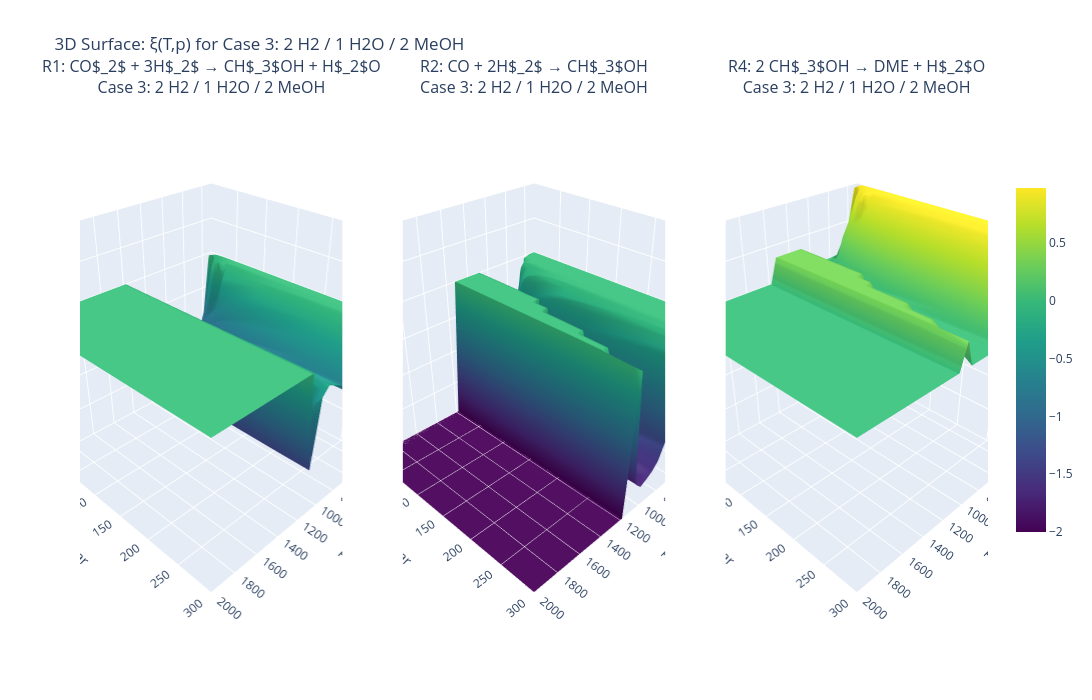

This figure's notebook cell:
### Code cell
import numpy as np
import plotly.graph_objects as go
from plotly.subplots import make_subplots

# ====================== 3D-Surface: ξ(T,p) for a single test case (Interactive) ======================
SELECTED_CASE = 2   # ← Index 0..4, e.g. Case 1

name, n_in = test_cases[SELECTED_CASE]

# Grid (coarser than 2D plots to keep computation time reasonable)
T_3d = np.linspace(300, 2000, 30)
p_3d = np.logspace(0, np.log10(300), 30)
T_mesh, p_mesh = np.meshgrid(T_3d, p_3d)

xi_TP = np.full((3, len(p_3d), len(T_3d)), np.nan)

for ti, T in enumerate(T_3d):
    for pi, p in enumerate(p_3d):
        xi_TP[:, pi, ti] = safe_solve(n_in, T, p)

# Determine global min and max across all three reactions for consistent color mapping
vmin = np.nanmin(xi_TP)
vmax = np.nanmax(xi_TP)

# Determine global axis limits for consistent scaling
zmin = np.nanmin(xi_TP)
zmax = np.nanmax(xi_TP)

# Create subplots with 3D surface plots
fig = make_subplots(
    rows=1, cols=3,
    specs=[[{'type': 'surface'}, {'type': 'surface'}, {'type': 'surface'}]],
    subplot_titles=(f'{reaction_labels_short[0]}<br>{name}',
                    f'{reaction_labels_short[1]}<br>{name}',
                    f'{reaction_labels_short[2]}<br>{name}')
)

for r_idx in range(3):
    # Add main surface plot
    fig.add_trace(
        go.Surface(
            x=T_mesh[0],
            y=p_mesh[:, 0],
            z=xi_TP[r_idx],
            colorscale='Viridis',
            cmin=vmin,
            cmax=vmax,
            showscale=(r_idx == 2),  # Only show colorbar on last plot
            colorbar=dict(x=1.02, len=0.7) if r_idx == 2 else None,
            name='ξ surface',
            hovertemplate='T: %{x:.0f} K<br>p: %{y:.1f} bar<br>ξ: %{z:.2f} mol/h<extra></extra>'
        ),
        row=1, col=r_idx + 1
    )

# Update axes labels and ranges
for col in range(1, 4):
    fig.update_scenes(
        xaxis=dict(title='T / K', range=[T_3d.min(), T_3d.max()]),
        yaxis=dict(title='p / bar', range=[p_3d.min(), p_3d.max()]),
        zaxis=dict(title='ξ / mol h⁻¹', range=[zmin, zmax]),
        camera=dict(eye=dict(x=1.5, y=1.5, z=1.3)),
        row=1, col=col
    )

fig.update_layout(
    title_text=f'3D Surface: ξ(T,p) for {name}',
    width=1800,
    height=700,
    showlegend=False,
    hovermode='closest'
)

fig.show()

### Figure 1 — Plotly figure (JSON) as saved in the notebook; plotly's stock layout.template omitted (floating-point values rounded to 4 significant figures; data arrays with more than 128 entries replaced by an {"elided": "..."} marker saying what was removed)
{"data": [{"cmax": 0.9771, "cmin": -2.0, "colorscale": [[0, "#440154"], [0.1111, "#482878"], [0.2222, "#3e4989"], [0.3333, "#31688e"], [0.4444, "#26828e"], [0.5556, "#1f9e89"], [0.6667, "#35b779"], [0.7778, "#6ece58"], [0.8889, "#b5de2b"], [1, "#fde725"]], "hovertemplate": "T: %{x:.0f} K<br>p: %{y:.1f} bar<br>ξ: %{z:.2f} mol/h<extra></extra>", "name": "ξ surface", "scene": "scene", "showscale": false, "type": "surface", "x": [300.0, 358.6, 417.2, 475.9, 534.5, 593.1, 651.7, 710.3, 769.0, 827.6, 886.2, 944.8, 1003.0, 1062.0, 1121.0, 1179.0, 1238.0, 1297.0, 1355.0, 1414.0, 1472.0, 1531.0, 1590.0, 1648.0, 1707.0, 1766.0, 1824.0, 1883.0, 1941.0, 2000.0], "y": [1.0, 1.217, 1.482, 1.804, 2.196, 2.674, 3.255, 3.962, 4.823, 5.872, 7.148, 8.702, 10.59, 12.9, 15.7, 19.11, 23.26, 28.32, 34.48, 41.97, 51.09, 62.2, 75.72, 92.18, 112.2, 136.6, 166.3, 202.4, 246.4, 300.0], "z": {"elided": "30x30 float values"}}, {"cmax": 0.9771, "cmin": -2.0, "colorscale": [[0, "#440154"], [0.1111, "#482878"], [0.2222, "#3e4989"], [0.3333, "#31688e"], [0.4444, "#26828e"], [0.5556, "#1f9e89"], [0.6667, "#35b779"], [0.7778, "#6ece58"], [0.8889, "#b5de2b"], [1, "#fde725"]], "hovertemplate": "T: %{x:.0f} K<br>p: %{y:.1f} bar<br>ξ: %{z:.2f} mol/h<extra></extra>", "name": "ξ surface", "scene": "scene2", "showscale": false, "type": "surface", "x": [300.0, 358.6, 417.2, 475.9, 534.5, 593.1, 651.7, 710.3, 769.0, 827.6, 886.2, 944.8, 1003.0, 1062.0, 1121.0, 1179.0, 1238.0, 1297.0, 1355.0, 1414.0, 1472.0, 1531.0, 1590.0, 1648.0, 1707.0, 1766.0, 1824.0, 1883.0, 1941.0, 2000.0], "y": [1.0, 1.217, 1.482, 1.804, 2.196, 2.674, 3.255, 3.962, 4.823, 5.872, 7.148, 8.702, 10.59, 12.9, 15.7, 19.11, 23.26, 28.32, 34.48, 41.97, 51.09, 62.2, 75.72, 92.18, 112.2, 136.6, 166.3, 202.4, 246.4, 300.0], "z": {"elided": "30x30 float values"}}, {"cmax": 0.9771, "cmin": -2.0, "colorbar": {"len": 0.7, "x": 1.02}, "colorscale": [[0, "#440154"], [0.1111, "#482878"], [0.2222, "#3e4989"], [0.3333, "#31688e"], [0.4444, "#26828e"], [0.5556, "#1f9e89"], [0.6667, "#35b779"], [0.7778, "#6ece58"], [0.8889, "#b5de2b"], [1, "#fde725"]], "hovertemplate": "T: %{x:.0f} K<br>p: %{y:.1f} bar<br>ξ: %{z:.2f} mol/h<extra></extra>", "name": "ξ surface", "scene": "scene3", "showscale": true, "type": "surface", "x": [300.0, 358.6, 417.2, 475.9, 534.5, 593.1, 651.7, 710.3, 769.0, 827.6, 886.2, 944.8, 1003.0, 1062.0, 1121.0, 1179.0, 1238.0, 1297.0, 1355.0, 1414.0, 1472.0, 1531.0, 1590.0, 1648.0, 1707.0, 1766.0, 1824.0, 1883.0, 1941.0, 2000.0], "y": [1.0, 1.217, 1.482, 1.804, 2.196, 2.674, 3.255, 3.962, 4.823, 5.872, 7.148, 8.702, 10.59, 12.9, 15.7, 19.11, 23.26, 28.32, 34.48, 41.97, 51.09, 62.2, 75.72, 92.18, 112.2, 136.6, 166.3, 202.4, 246.4, 300.0], "z": {"elided": "30x30 float values"}}], "layout": {"annotations": [{"font": {"size": 16}, "showarrow": false, "text": "R1: CO$_2$ + 3H$_2$ → CH$_3$OH + H$_2$O<br>Case 3: 2 H2 / 1 H2O / 2 MeOH", "x": 0.1444, "xanchor": "center", "xref": "paper", "y": 1, "yanchor": "bottom", "yref": "paper"}, {"font": {"size": 16}, "showarrow": false, "text": "R2: CO + 2H$_2$ → CH$_3$OH<br>Case 3: 2 H2 / 1 H2O / 2 MeOH", "x": 0.5, "xanchor": "center", "xref": "paper", "y": 1, "yanchor": "bottom", "yref": "paper"}, {"font": {"size": 16}, "showarrow": false, "text": "R4: 2 CH$_3$OH → DME + H$_2$O<br>Case 3: 2 H2 / 1 H2O / 2 MeOH", "x": 0.8556, "xanchor": "center", "xref": "paper", "y": 1, "yanchor": "bottom", "yref": "paper"}], "height": 700, "hovermode": "closest", "scene": {"camera": {"eye": {"x": 1.5, "y": 1.5, "z": 1.3}}, "domain": {"x": [0, 0.2889], "y": [0, 1]}, "xaxis": {"range": [300, 2000], "title": {"text": "T / K"}}, "yaxis": {"range": [1, 300.0], "title": {"text": "p / bar"}}, "zaxis": {"range": [-2.0, 0.9771], "title": {"text": "ξ / mol h⁻¹"}}}, "scene2": {"camera": {"eye": {"x": 1.5, "y": 1.5, "z": 1.3}}, "domain": {"x": [0.3556, 0.6444], "y": [0, 1]}, "xaxis": {"range": [300, 2000], "title": {"text": "T / K"}}, "yaxis": {"range": [1, 300.0], "title": {"text": "p / bar"}}, "zaxis": {"range": [-2.0, 0.9771], "title": {"text": "ξ / mol h⁻¹"}}}, "scene3": {"camera": {"eye": {"x": 1.5, "y": 1.5, "z": 1.3}}, "domain": {"x": [0.7111, 1], "y": [0, 1]}, "xaxis": {"range": [300, 2000], "title": {"text": "T / K"}}, "yaxis": {"range": [1, 300.0], "title": {"text": "p / bar"}}, "zaxis": {"range": [-2.0, 0.9771], "title": {"text": "ξ / mol h⁻¹"}}}, "showlegend": false, "title": {"text": "3D Surface: ξ(T,p) for Case 3: 2 H2 / 1 H2O / 2 MeOH"}, "width": 1800}}
